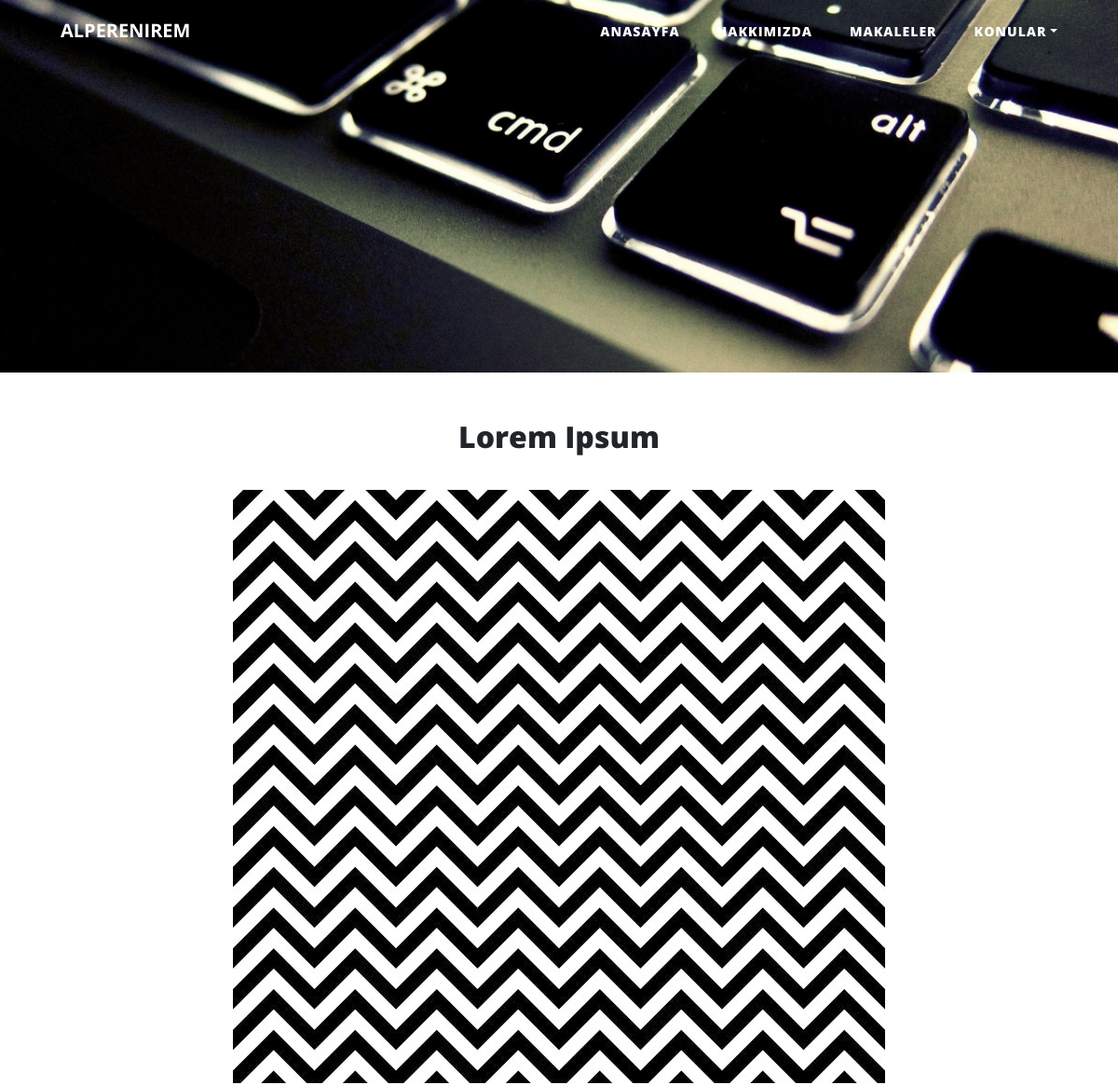
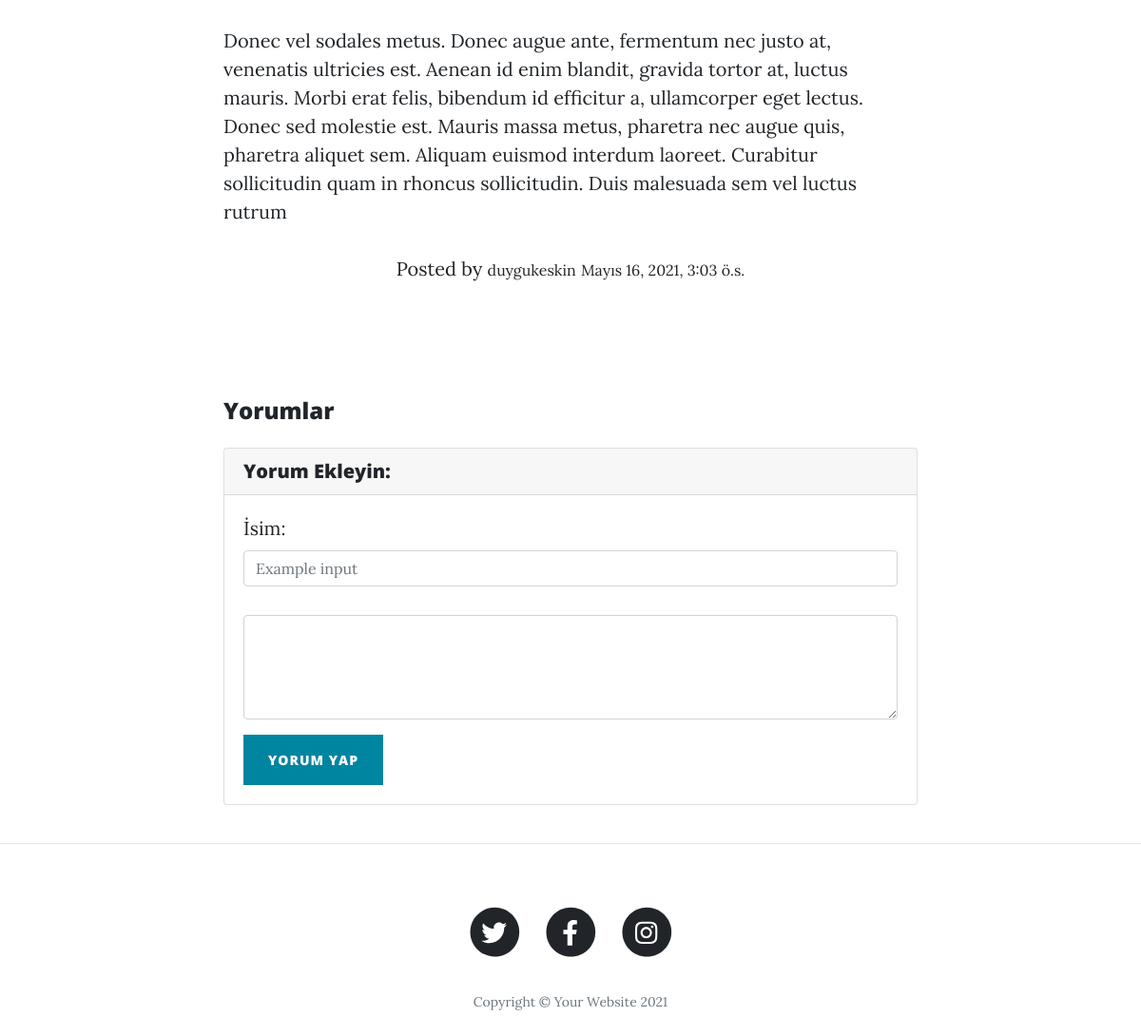
The app's page /makaleler/detay/32 with its own data (2 pictures, top to bottom).
### article/models.py (models this page shows, shortened)
class Article(models.Model):
    author = models.ForeignKey('auth.User', on_delete=models.CASCADE,verbose_name='Yazar :')# auth.user tablosu ile ilişkilendirdirdik ve model CASCADE ile bir kullanıcı silinirse onunla ilişkili verilerde silinir.
    catalog = models.ForeignKey(Catalog, on_delete=models.DO_NOTHING, verbose_name='Konu', null=True)
    title = models.CharField(max_length=50, verbose_name='Başlık')
    content = RichTextField()
    created_date = models.DateTimeField(auto_now_add=True)
    image = models.FileField(blank=True, verbose_name="Resim Yükleyin")

### article/views.py (the view)
# urls.py: path('detay/<int:id>', views.detail, name='detail'),
def detail(request, id):
    article = get_object_or_404(Article, id=id)
    comments = article.comments.all()
    context = {
        'article': article,
        'comments': comments
    }
    return render(request, 'article/post.html', context)

### templates/article/post.html (shortened to what this page needs)
        {% extends 'layout.html' %}
        {% load static %}
        {% block content %}
        <article>
            <div class="container">
                <div class="row">
                    <div class="col-lg-8 col-md-10 mx-auto text-center">
                        <h2 class="mx-auto d-block">{{article.title}}</h2><br>
                        {% if article.image %}
                             <img class="img-fluid" src="{{article.image.url}}">
                        {% endif %}
                        <p class="text-left">{{article.content|safe}}</p>
                        <span class="meta">
                            Posted by
                            <small><a href="#!">{{article.author}}</a></small>
                            <small >{{article.created_date}}</small>
                        </span>
                    </div>
                </div><br><br><br><br>
                <div class="row">
                   <div class="col-lg-8 col-md-10 mx-auto ">
                      <h4>Yorumlar</h4>
                        <div class="card my-4">
                            <h5 class="card-header">Yorum Ekleyin:</h5>
                            <div class="card-body">
                                <form method="POST" action="{% url 'addcomment' article.id %}">
                                    <div class="form-group">
                                         <label for="formGroupExampleInput">İsim:</label>
                                         <input name="comment_author" type="text" class="form-control" id="formGroupExampleInput" placeholder="Example input"><br>
                                        <textarea name="comment_content" class="form-control" rows="4"></textarea>
                                    </div>
                                    <button type="submit" class="btn btn-primary">Yorum Yap</button>
                                </form>
                            </div>
                        </div>
                   </div>
                </div>
            </div>
        </article>
        <hr />
    {% endblock content %}

### records on screen
Article: title "Lorem Ipsum", image (picture), content "Donec vel sodales metus. Donec augue ante, fermentum nec justo at, venenatis ultricies est. Aenean id enim blandit, gravida tortor at, luctus mauris. Morbi erat felis, bibendum id efficitur a, ullamcorper eget lectus. Donec sed molestie est. Mauris massa metus, pharetra nec augue quis, pharetra aliquet sem. Aliquam euismod interdum laoreet. Curabitur sollicitudin quam in rhoncus sollicitudin. Duis malesuada sem vel luctus rutrum", author "duygukeskin", created_date "Mayıs 16, 2021, 3:03 ö.s."
